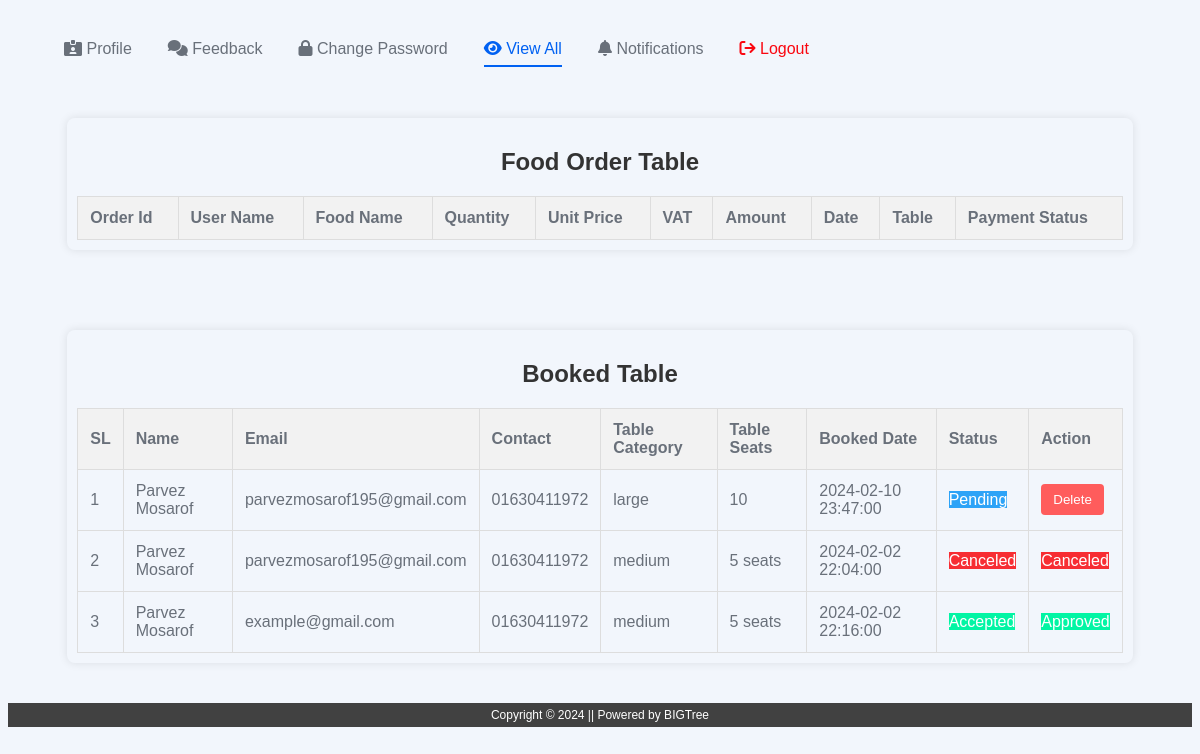
The app's page /rstms/users/viewall.php (signed in) with its own data.
### tables this page shows
CREATE TABLE `tbl_bookedtable` (
  `t_id` int(11) NOT NULL,
  `t_category` varchar(100) NOT NULL,
  `t_seat` varchar(40) NOT NULL,
  `t_status` varchar(255) NOT NULL,
  `u_id` int(11) NOT NULL,
  `u_name` varchar(255) NOT NULL,
  `u_email` varchar(255) NOT NULL,
  `u_contact` varchar(100) NOT NULL,
  `t_desc` varchar(255) NOT NULL,
  `t_bookeddate` datetime NOT NULL
);

### rstms/users/viewall.php (the view, shortened to what this page needs)
<?php
    include 'includes/header.php';
    include ('includes/dbconnection.php');
    $email = $_SESSION['user'];
$user_sql = $conn->prepare("SELECT u_id FROM users WHERE u_email = ?");
$user_sql->bind_param("s", $email);
$user_sql->execute();
$user_result = $user_sql->get_result();
if ($user_row = $user_result->fetch_assoc()) {
?>
<div class="container-fluid">
    <div class="view-details">
        <div class="header">
            <h2>Food Order Table</h2>
        </div>
        <div class="booked-table">
                <table class="all-booked">
                <thead>
                    <tr>
                        <th>Order Id</th>
                        <th>User Name</th>
                        <th>Food Name</th>
                        <th>Quantity</th>
                        <th>Unit Price</th>
                        <th>VAT</th>
                        <th>Amount</th>
                        <th>Date</th>
                        <th>Table</th>
                        <th>Payment Status</th>
                    </tr>
                </thead>
            </table>
        </div>
    </div>
</div>
<?php }
else{
    echo "User Not Found!";
}
?>
<?php
    $userEmail = $_SESSION['user'];
    $usersql = "SELECT u_id FROM users WHERE u_email = '$userEmail'";
    $userresult = mysqli_query($conn, $usersql);
    if ($userrow = mysqli_fetch_assoc($userresult)) {
        $userId = $userrow['u_id'];
        $sql = "SELECT * FROM tbl_bookedtable WHERE u_id = '$userId' ORDER BY t_id DESC";
        $result = mysqli_query($conn, $sql);
?>
<div class="container-fluid">
	<div class="view-details">
		<div class="header">
			<h2>Booked Table</h2>
		</div>
		<div class="booked-table">
				<table class="all-booked">
                <thead>
                    <tr>
                        <th>SL</th>
                        <th>Name</th>
                        <th>Email</th>
                        <th>Contact</th>
                        <th>Table Category</th>
                        <th>Table Seats</th>
                        <th>Booked Date</th>
                        <th>Status</th>
                        <th>Action</th>
                    </tr>
                </thead>
                <tbody>
                    <?php
                    $sl = 1;
                    while ($row = mysqli_fetch_assoc($result)) {
                        echo "<tr>";
                        echo "<td>{$sl}</td>";
                        echo "<td>{$row['u_name']}</td>";
                        echo "<td>{$row['u_email']}</td>";
                        echo "<td>{$row['u_contact']}</td>";
                        echo "<td>{$row['t_category']}</td>";
                        echo "<td>{$row['t_seat']}</td>";
                        echo "<td>{$row['t_bookeddate']}</td>";
                        echo "<td>";
                        if ($row['t_status'] === 0 || $row['t_status'] === '') {
                            echo "<span style='background-color: #2da3f7; color: #fff;'>Pending</span>";
                        }
                        elseif ($row['t_status'] === 'Accept') {
                            echo "<span style='background-color: #02f5a4; color: #fff;'>Accepted</span>";
                        }
                        elseif ($row['t_status'] === 'Cancel') {
                            echo "<span style='background-color: #f72d33; color: #fff;'>Canceled</span>";
                        }
                        echo "</td>";
                        echo "<td>";
                        if ($row['t_status'] === 0 || $row['t_status'] === '') {
                            echo "<form action='' method='POST'>
                                <input type='hidden' name='delete_id' value='{$row['t_id']}'>
                                <button type='submit' name='delete_btn'>Delete</button>
                              </form>";
                        }
                        elseif ($row['t_status'] === 'Accept') {
                            echo "<span style='background-color: #02f5a4; color: #fff;'>Approved</span>";
                        }
                        elseif ($row['t_status'] === 'Cancel') {
                            echo "<span style='background-color: #f72d33; color: #fff;'>Canceled</span>";
                        }
                        echo "</td>";
                        echo "</tr>";
                        $sl++;
                      }
                    ?>
                </tbody>
            </table>
		</div>
	</div>
</div>
<?php
}
else{
    echo "User Not Found!";
}
?>
<?php include 'includes/footer.php'; ?>

### rstms/assets/css/userprofile.css (style rules this page uses)
body { margin-top:20px; background-color:#f2f6fc; color:#69707a; }

### rstms/users/viewall.php (style rules this page uses)
.container-fluid { max-width: 90%; margin: 0 auto; margin-top: 40px; padding: 20px; font-family: Arial, sans-serif; }
.view-details { box-shadow: 0 0 10px rgba(0, 0, 0, 0.1); padding: 10px; border-radius: 8px; }
.header { text-align: center; }
h2 { color: #333; }
.booked-table { margin-top: 20px; }
.all-booked { width: 100%; border-collapse: collapse; margin-top: 10px; }
.all-booked th, .all-booked td { border: 1px solid #ddd; padding: 12px; text-align: left; }
.all-booked th { background-color: #f2f2f2; }
button { background-color: #ff5c5c; color: #fff; border: none; padding: 8px 12px; cursor: pointer; border-radius: 4px; }

### records on screen
tbl_bookedtable: u_name "Parvez Mosarof", u_email "parvezmosarof195@gmail.com", u_contact "01630411972", t_category "large", t_seat "10", t_bookeddate "2024-02-10 23:47:00", t_status "Pending"
tbl_bookedtable: u_name "Parvez Mosarof", u_email "parvezmosarof195@gmail.com", u_contact "01630411972", t_category "medium", t_seat "5 seats", t_bookeddate "2024-02-02 22:04:00", t_status "Canceled"
tbl_bookedtable: u_name "Parvez Mosarof", u_email "example@gmail.com", u_contact "01630411972", t_category "medium", t_seat "5 seats", t_bookeddate "2024-02-02 22:16:00", t_status "Accepted"
